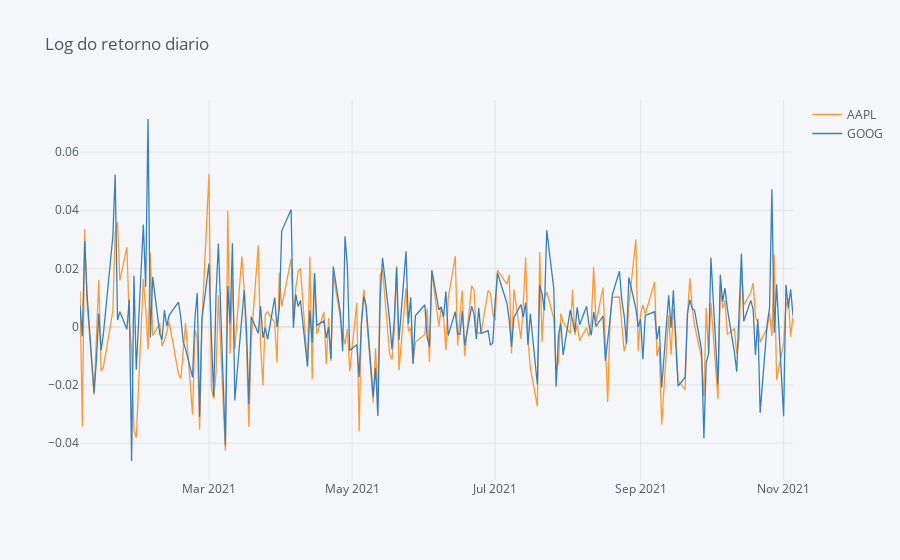

Write notebook code for a chart like this one.
### Code cell
daily_return[['AAPL', 'GOOG']].iplot(title='Log do retorno diario ')

### Figure 1 — Plotly figure (JSON) as saved in the notebook; plotly's stock layout.template omitted (floating-point values rounded to 4 significant figures; data arrays with more than 128 entries replaced by an {"elided": "..."} marker saying what was removed)
{"data": [{"line": {"color": "rgba(255, 153, 51, 1.0)", "dash": "solid", "shape": "linear", "width": 1.3}, "mode": "lines", "name": "AAPL", "text": "", "type": "scatter", "x": {"elided": "213 str values"}, "y": {"elided": "213 float values"}}, {"line": {"color": "rgba(55, 128, 191, 1.0)", "dash": "solid", "shape": "linear", "width": 1.3}, "mode": "lines", "name": "GOOG", "text": "", "type": "scatter", "x": {"elided": "213 str values"}, "y": {"elided": "213 float values"}}], "layout": {"legend": {"bgcolor": "#F5F6F9", "font": {"color": "#4D5663"}}, "paper_bgcolor": "#F5F6F9", "plot_bgcolor": "#F5F6F9", "title": {"font": {"color": "#4D5663"}, "text": "Log do retorno diario "}, "xaxis": {"gridcolor": "#E1E5ED", "showgrid": true, "tickfont": {"color": "#4D5663"}, "title": {"font": {"color": "#4D5663"}, "text": ""}, "zerolinecolor": "#E1E5ED"}, "yaxis": {"gridcolor": "#E1E5ED", "showgrid": true, "tickfont": {"color": "#4D5663"}, "title": {"font": {"color": "#4D5663"}, "text": ""}, "zerolinecolor": "#E1E5ED"}}}
